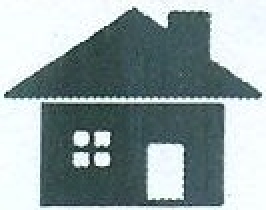
#> input picture symbols/P1.jpg, 133 x 105 px (shown 2 times larger)
$ python -i main.py   (imports and definitions only)   (Python 2 division)   (older library calls are emulated)
#> lines starting #> are read from the running program, lines starting #| are printed output that depends on the picture; after the words box and inside, x2 and y2 are one past the last pixel; in counts of white or black regions, pixels touching at a corner belong together
#> further down, picture is the input picture: shape (105, 133, 3); mean B, G, R 161.9, 160.5, 145.6

from Tkinter import *
import tkFileDialog
import ImageChops
import math
import Image
import cv2
import numpy as np
from PIL import Image, ImageTk

##----------------------------------------------------------------------------------------------##
# The method used to calculate the root-mean-square difference between two images"
# [172 lines left out: functions rmsdiff, get_symbol_box, crop_image, seperate_symbol_boxes, identify_vote_symbol, check_validity and 2 more, not called in this run]


##----------------------------------------------------------------------------------------------##
#this method extract number boxes and find out which are crossed
def seperate_number_boxes(number_area_image):

    global voted_numbers,flag,list_num,selected,list_not_voted
    voted_numbers = 0
    gray_number_area = cv2.cvtColor(number_area_image, cv2.COLOR_BGR2GRAY)
    ret, binary_num_area = cv2.threshold(gray_number_area, 150, 255, cv2.THRESH_BINARY)
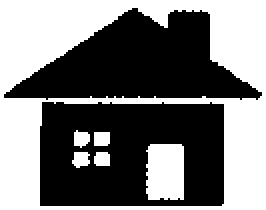
#> binary_num_area: shape (105, 133) (shown 2 times larger); 47.2% white; 6 white regions

    # get contours
    _, contours_s, hierarchy_s = cv2.findContours(binary_num_area, cv2.RETR_LIST, cv2.CHAIN_APPROX_SIMPLE)
#> contours_s = 8 contours; box (x1, y1, x2, y2) and area: (0, 0, 133, 105) 13728, (19, 50, 113, 104) 4836, (1, 3, 132, 51) 3548, (73, 72, 92, 100) 465, (36, 76, 45, 84) 43, (47, 66, 55, 73) 42, (37, 65, 45, 74) 42, (47, 76, 55, 83) 40

    number_box_list= [];
    num = 0;
    selected = []
    list_not_voted=[]
    list_num=[]

    # for each contour found, draw a rectangle around it on original image
    for contour_s in contours_s:
        # get rectangle bounding contour
        [x, y, w, h] = cv2.boundingRect(contour_s)
#> x = 47; y = 76; w = 8; h = 7

        # discard areas that are too large
        if h > 1500 and w > 700:
            continue

        # discard areas that are too small
        if h < 40 or w < 40:
            continue

        num = num + 1;
        # draw rectangle around contour on original image
        cv2.rectangle(number_area_image, (x, y), (x + w, y + h), (255, 0, 255), 2)
        small_number_box = number_area_image[y:y + h, x:x + w]
        cv2.imwrite("small_box" + str(num) + ".jpg", small_number_box)
        number_box_list.append(small_number_box);

        gray = cv2.cvtColor(small_number_box, cv2.COLOR_BGR2GRAY)
        edges = cv2.Canny(gray, 100, 250)

        lines = cv2.HoughLinesP(edges, 1, np.pi / 180, 25, minLineLength=10, maxLineGap=50)
        hough = np.zeros(small_number_box.shape, np.uint8)

        number = 0
        for line in lines:
            x1, y1, x2, y2 = line[0]
            cv2.line(hough, (x1, y1), (x2, y2), (255, 255, 255), 2)
            number = number + 1

    #if the box is crossed, then number of lines are >9
        if (number > 9):
            cv2.imwrite('crossed' + str(num) + '.png', small_number_box)
            voted_numbers = voted_numbers + 1
            selected.append(num)

        for j in range(1, 41):
            #since numbers 26 and 27 templates are missing, ignore them
            if j == 26 or j == 27:
                continue

            #match with the available number templates
#> (the run stopped early here; a loop or call above may not have finished)
